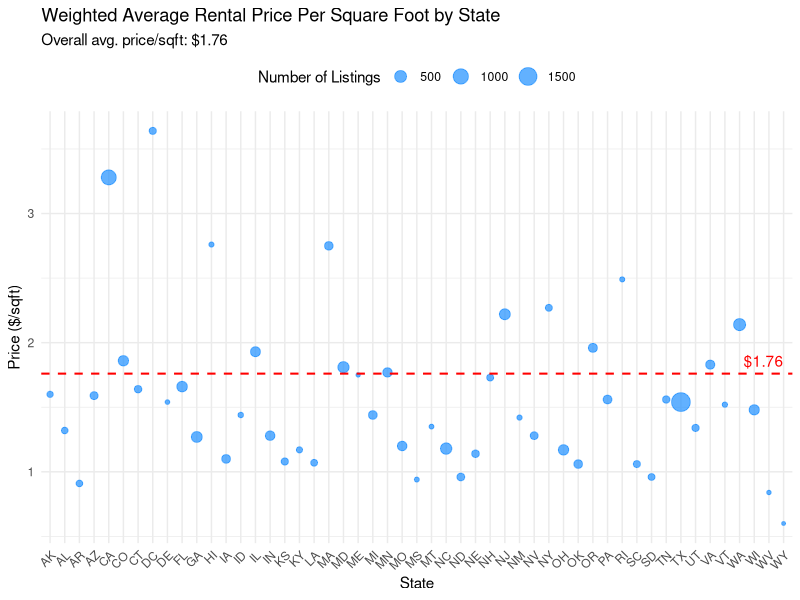
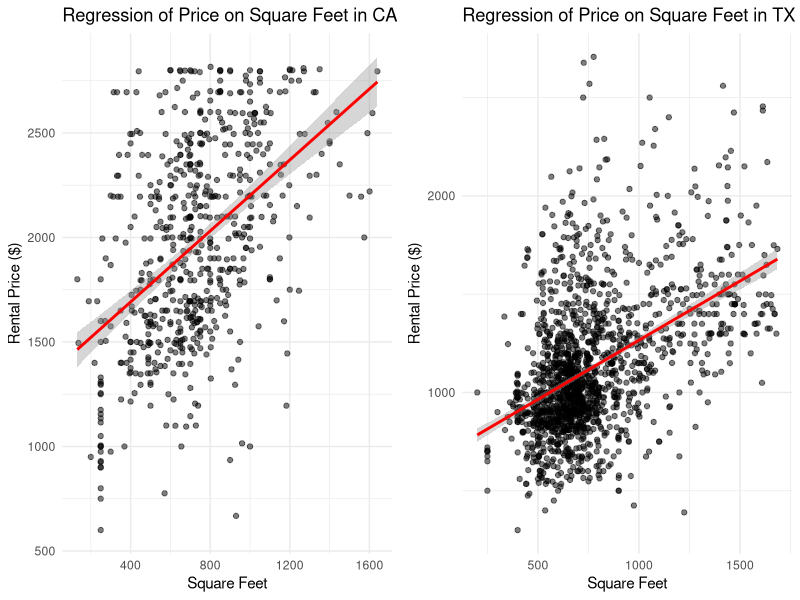
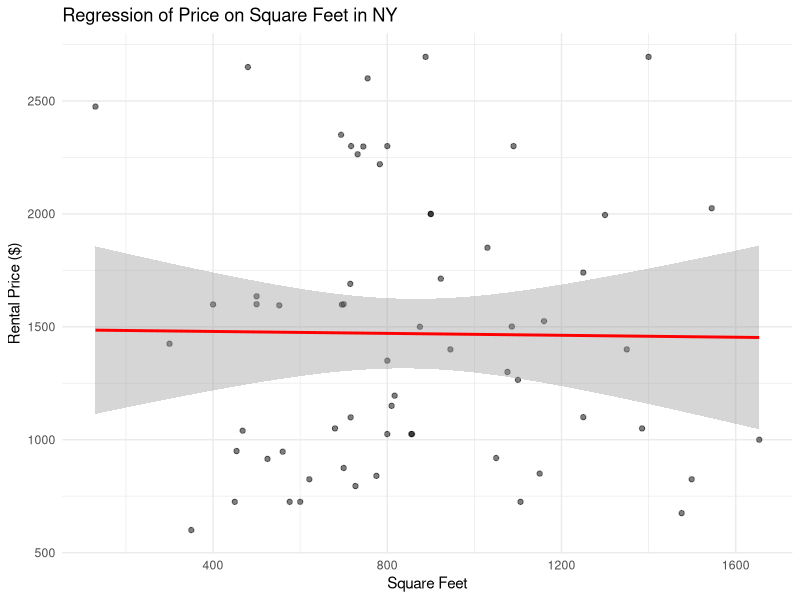

Source code (R) for these figures, in order:
## ---- chunk 1
knitr::opts_chunk$set(echo = FALSE)
## ---- chunk 2

###############################################################################
### SMART Question 9
###############################################################################

# here we have two checks to make sure that the packages are loaded and installed
if (!require(readxl)) {
  install.packages("readxl")
}
library(readxl)

if (!require(knitr)) {
  install.packages("knitr")
}
library(knitr)

if (!require(dplyr)) {
  install.packages("dplyr")
}
library(dplyr)

# Read the Excel file
df <- read_excel("cleaned_data.xlsx")

# List of valid US state abbreviations
valid_states <- c(
    "AL", "AK", "AZ", "AR", "CA", "CO", "CT", "DE", "FL", "GA",
    "HI", "ID", "IL", "IN", "IA", "KS", "KY", "LA", "ME", "MD",
    "MA", "MI", "MN", "MS", "MO", "MT", "NE", "NV", "NH", "NJ",
    "NM", "NY", "NC", "ND", "OH", "OK", "OR", "PA", "RI", "SC",
    "SD", "TN", "TX", "UT", "VT", "VA", "WA", "WV", "WI", "WY"
)

# Update the list of valid US state abbreviations to include DC
valid_states <- c(valid_states, "DC")

# Filter out rows where the state is not in the list of valid states
filtered_df_with_dc <- df[df$state %in% valid_states, ]

# Convert square_feet to numeric, setting any non-numeric values to NA
filtered_df_with_dc$square_feet <- as.numeric(as.character(filtered_df_with_dc$square_feet))

# Check for any non-numeric values that might have been converted to NAs
na_square_feet_count <- sum(is.na(filtered_df_with_dc$square_feet))
#cat("Number of NA values in square_feet:", na_square_feet_count, "\n")

# Compute the average rental price per square foot and the count of observations for each state
statewise_stats <- filtered_df_with_dc %>%
  filter(!is.na(square_feet) & square_feet > 0) %>%
  group_by(state) %>%
  summarize(
    avg_price_per_sqft = round(mean(price / square_feet, na.rm = TRUE), 2),
    count = n()
  )

# Compute the weighted average rental price per square foot for each state
statewise_stats$weighted_avg_price_per_sqft <- statewise_stats$avg_price_per_sqft * statewise_stats$count

# Compute the overall weighted average rental price per square foot for the entire dataset
overall_weighted_avg_price_per_sqft <- sum(statewise_stats$weighted_avg_price_per_sqft) / sum(statewise_stats$count)

# install the package if necessary, and load it in
if (!require(ggplot2)) {
  install.packages("ggplot2")
}
library(ggplot2)

# Create a bubble plot with adjusted red line label and legend position
bubble_plot <- ggplot(statewise_stats, aes(x = state, y = avg_price_per_sqft, size = count)) +
  geom_point(alpha = 0.7, color = "dodgerblue") +
  geom_hline(yintercept = overall_weighted_avg_price_per_sqft, color = "red", linetype="dashed", size=0.7) +
  annotate("text", x = max(statewise_stats$state), y = overall_weighted_avg_price_per_sqft + 0.1, 
           label = paste0("$", round(overall_weighted_avg_price_per_sqft, 2)), color = "red", hjust = "right") +
  labs(
    title = "Weighted Average Rental Price Per Square Foot by State",
    subtitle = paste0("Overall avg. price/sqft: $", round(overall_weighted_avg_price_per_sqft, 2)),
    x = "State",
    y = "Price ($/sqft)",
    size = "Number of Listings"
  ) +
  theme_minimal() +
  theme(
    axis.text.x = element_text(angle = 45, hjust = 1),  # Rotate x-axis labels by 45 degrees
    legend.position = "top"  # Move the legend to the top
  )

# Display the plot
bubble_plot

## ---- chunk 3

###############################################################################
### SMART Question 10
###############################################################################

# Load necessary packages
if (!require(dplyr)) {
  install.packages("dplyr")
}
library(dplyr)

if (!require(purrr)) {
  install.packages("purrr")
}
library(purrr)

if (!require(tidyr)) {
  install.packages("tidyr")
}
library(tidyr)

if (!require(ggplot2)) {
  install.packages("ggplot2")
}
library(ggplot2)

# Remove outliers
remove_outliers <- function(data, column_name) {
  Q1 <- quantile(data[[column_name]], 0.25, na.rm = TRUE)
  Q3 <- quantile(data[[column_name]], 0.75, na.rm = TRUE)
  IQR <- Q3 - Q1
  
  filter_condition <- (data[[column_name]] >= (Q1 - 1.5 * IQR)) & (data[[column_name]] <= (Q3 + 1.5 * IQR))
  return(data[filter_condition,])
}

filtered_df_no_outliers <- remove_outliers(filtered_df_with_dc, "price")
filtered_df_no_outliers <- remove_outliers(filtered_df_no_outliers, "square_feet")

# Group the data by state and apply the linear regression model to each group, with square_feet as the predictor and price as the response
regression_results <- filtered_df_no_outliers %>%
  group_by(state) %>%
  nest() %>%
  mutate(
    model = map(data, ~ lm(price ~ square_feet, data = .)),
    intercept = map_dbl(model, ~ coef(.)[1]),
    slope = map_dbl(model, ~ coef(.)[2]),
    r_squared = map_dbl(model, ~ summary(.)$r.squared)
  ) %>%
  select(state, intercept, slope, r_squared)

# Display the regression results by state
#print(regression_results)

plot_width <- 5
plot_height <- 3

# As an example, visualize the regression line for the states CA, NY, and TX
selected_states <- c("CA", "NY", "TX")
plots <- list()

for (state in selected_states) {
  state_data <- filter(filtered_df_no_outliers, state == !!state)
  
  plot <- ggplot(state_data, aes(x = square_feet, y = price)) +
    geom_point(alpha = 0.5) +
    geom_smooth(method = "lm", color = "red") +
    labs(
      title = paste0("Regression of Price on Square Feet in ", state),
      x = "Square Feet",
      y = "Rental Price ($)"
    ) +
    theme_minimal()
  
  plots[[state]] <- plot
}

# Display the plots for the selected states
#lapply(plots, print)


# Filter for the states CA, NY, and TX and select the slope column
#selected_slopes <- regression_results %>%
#  filter(state %in% selected_states) %>%
#  select(slope)

# install the package if necessary, and load it in
if (!require(gridExtra)) {
  install.packages("gridExtra")
}
library(gridExtra)


# Assuming plots for CA and TX are stored in plots[["CA"]] and plots[["TX"]] respectively
grid.arrange(plots[["CA"]], plots[["TX"]], ncol=2)

## ---- chunk 4
print(plots[["NY"]])
